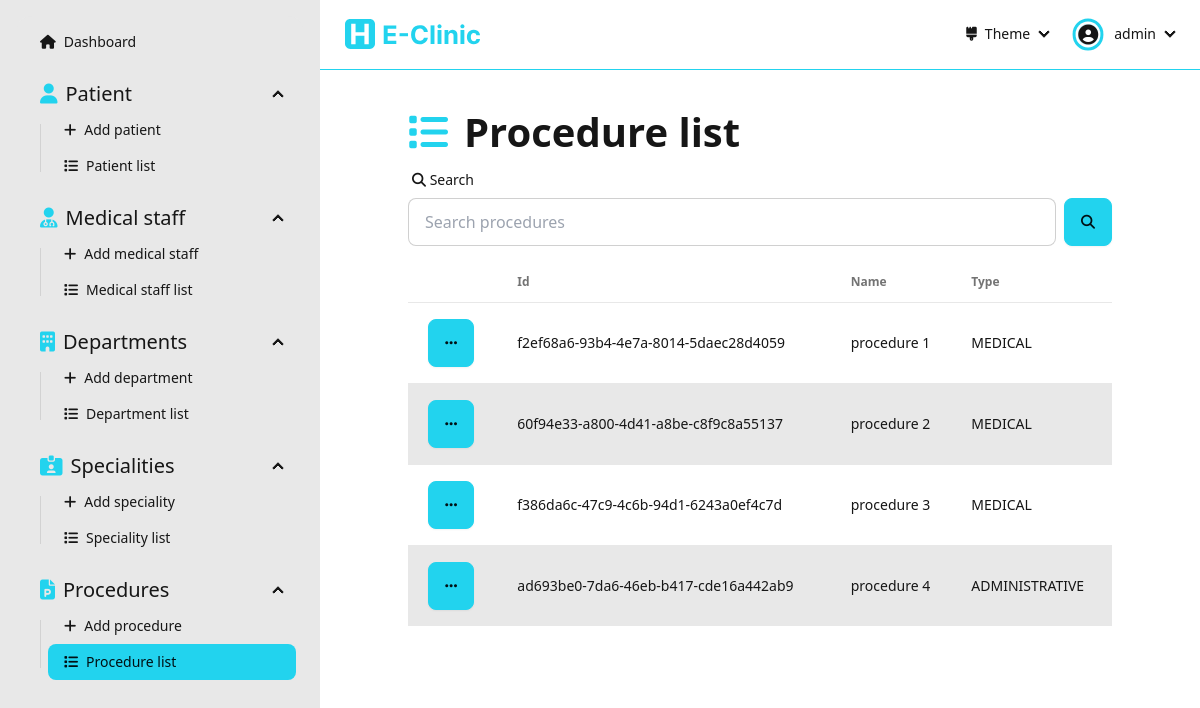
The page /dashboard/procedures (signed in) on the database as committed earlier.
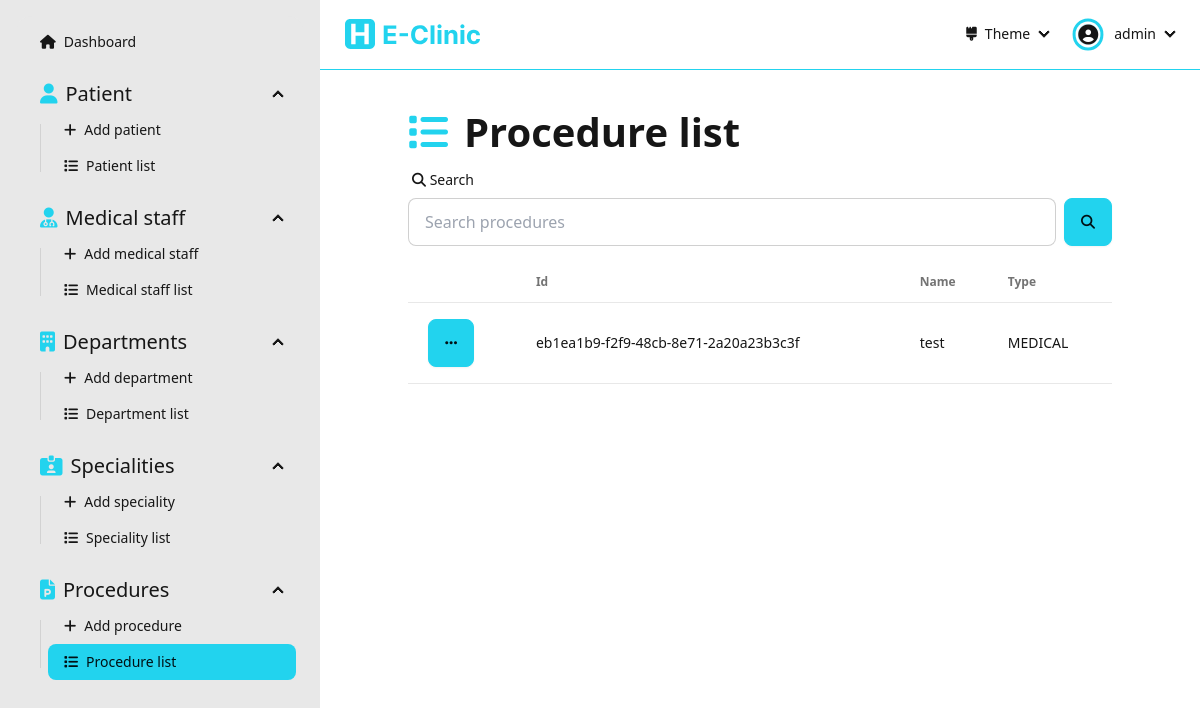
The same page on the database as committed later.
### Dashboard/models.py (models this page shows, shortened)
class Procedure(models.Model):
  id = models.UUIDField(primary_key=True, default=uuid.uuid4, editable=False)
  name = models.CharField(max_length=256, null=False, unique=True)
  type = models.CharField(max_length=15, choices=ProcedureType.choices)

### Dashboard/views/procedures.py (the view)
# urls.py: path('dashboard/procedures', procedures.procedureList, name='procedure-list'),
@login_required(login_url='sign-in')
def procedureList(request: HttpRequest):
  form = SearchForm(request.GET)
  procedures = []
  if form.is_valid():
    search = form.cleaned_data['search']
    procedures = Procedure.objects.filter(
      Q(name__icontains=search)
    )
  else:
    procedures = Procedure.objects.all()
  context = { 'procedures': procedures, 'form': form }
  return render(request, 'pages/procedure/procedure-list.html', context=context)

### Dashboard/forms.py
class SearchForm(forms.Form):
  search  = forms.CharField(required=False)

### Dashboard/templates/pages/procedure/procedure-list.html (shortened to what this page needs)
{% extends "layouts/dashboard.html" %}
{% load static %}
{% load widget_tweaks %}
{% block dashboard_content %}
  <div class="flex flex-1 flex-col items-center pb-[5rem]">
    <div class="flex flex-1 flex-col max-w-[90%] lg:max-w-[80%] justify-start w-full">
      <div class="text-[30pt] font-bold"><i class="fas fa-list text-primary mr-[1rem]"></i>Procedure list</div>
      <form action="" method="get" class="mb-[1rem]">
        <label class="form-control w-full">
          <div class="label">
            <span class="label-text"><i class="fas fa-search"></i> Search</span>
          </div>
          <div class="flex">
            {% render_field form.search placeholder="Search procedures" type="text" class+="input input-bordered w-full" %}
            <button class="btn btn-primary ml-[0.5rem]"><i class="fas fa-search"></i></button>
          </div>
        </label>
      </form>
      {% if procedures.count > 0 %}
      <div class="overflow-x-auto flex-1 flex items-start">
        <table class="table table-pin-rows table-pin-cols table-zebra">
          <thead>
            <tr>
              <td></td>
              <td>Id</td>
              <td>Name</td>
              <td>Type</td>
            </tr>
          </thead>
          <tbody>
            {% for procedure in procedures %}
              <tr>
                <td>
                  <div class="dropdown">
                    <div tabindex="0" role="button" class="btn btn-primary m-1"><i class="fas fa-ellipsis"></i></div>
                  </div>
                </td>
                <td>{{procedure.id}}</td>
                <td>{{procedure.name}}</td>
                <td>{{procedure.type}}</td>
              </tr>
            {% endfor %}
          </tbody>
        </table>
      </div>
      {% else %}
        <div class="flex flex-1 flex-col justify-center items-center h-full w-full">
          <img class="h-[30%]" src="{% static "assets/empty-list.svg" %}" alt="empty-list">
          <div class="text-[20pt]">The list is empty</div>
        </div>
      {% endif %}
    </div>
  </div>
{% endblock dashboard_content %}

Rows that differ between the two databases and show on the page:
removed Procedure: id "f2ef68a6-93b4-4e7a-8014-5daec28d4059", name "procedure 1", type "MEDICAL"
removed Procedure: id "60f94e33-a800-4d41-a8be-c8f9c8a55137", name "procedure 2", type "MEDICAL"
removed Procedure: id "f386da6c-47c9-4c6b-94d1-6243a0ef4c7d", name "procedure 3", type "MEDICAL"
removed Procedure: id "ad693be0-7da6-46eb-b417-cde16a442ab9", name "procedure 4", type "ADMINISTRATIVE"
added Procedure: id "eb1ea1b9-f2f9-48cb-8e71-2a20a23b3c3f", name "test", type "MEDICAL"
